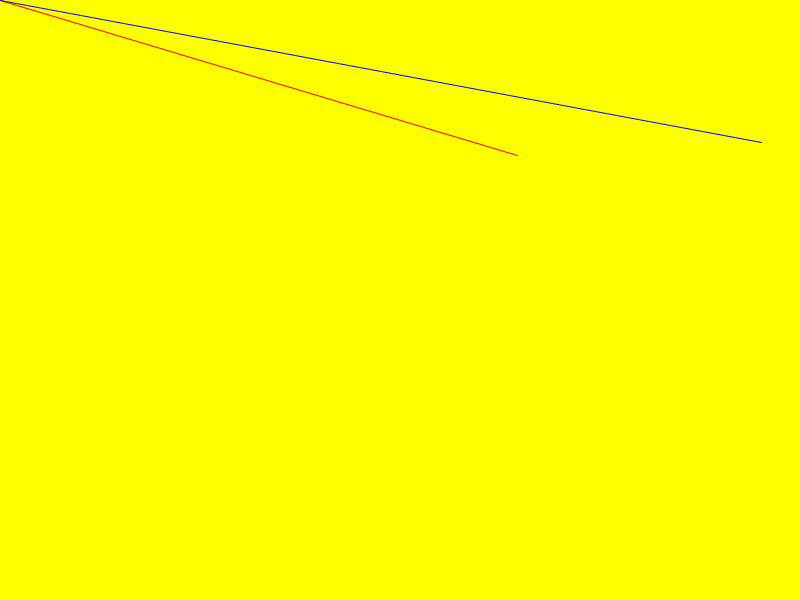
Frame 1 (no input)
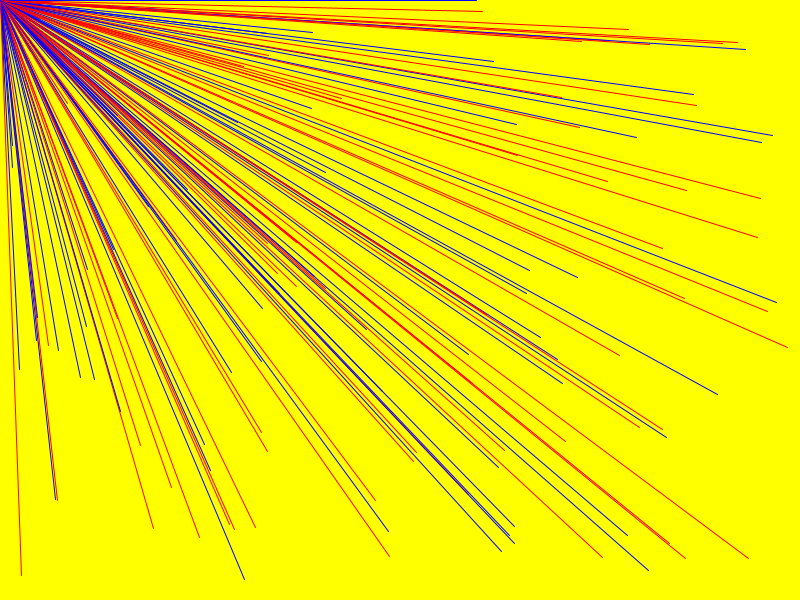
Frame 60 (the mouse pressed at the canvas centre just before this capture)
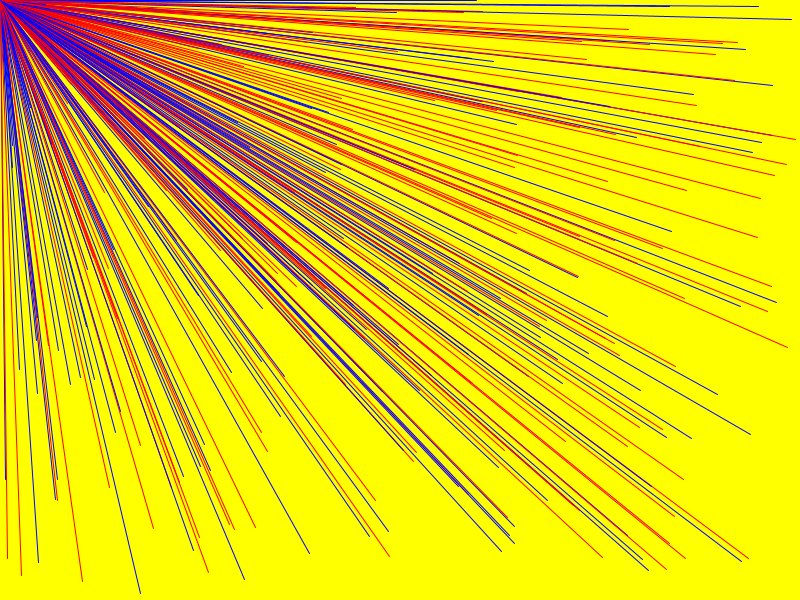
Frame 120 (the mouse held since frame 60 and released just before this capture)

The Processing sketch that drew these frames (run headless with seeded random() and noise(); from frame 60 on, the mouse is pressed at the canvas centre):

// Processing sketch: kp_i3
// ── kp_i3.pde
void setup() {
  size(800,600);
  background(255,255,0);
};

void draw() {
  print("KIKKO");
  //background(255,0,0);
  stroke(255,0,0);
  line(0,0,random(0,width),random(0,height));

  stroke(0,0,255);
  line(0,0,random(0,width),random(0,height));

}
